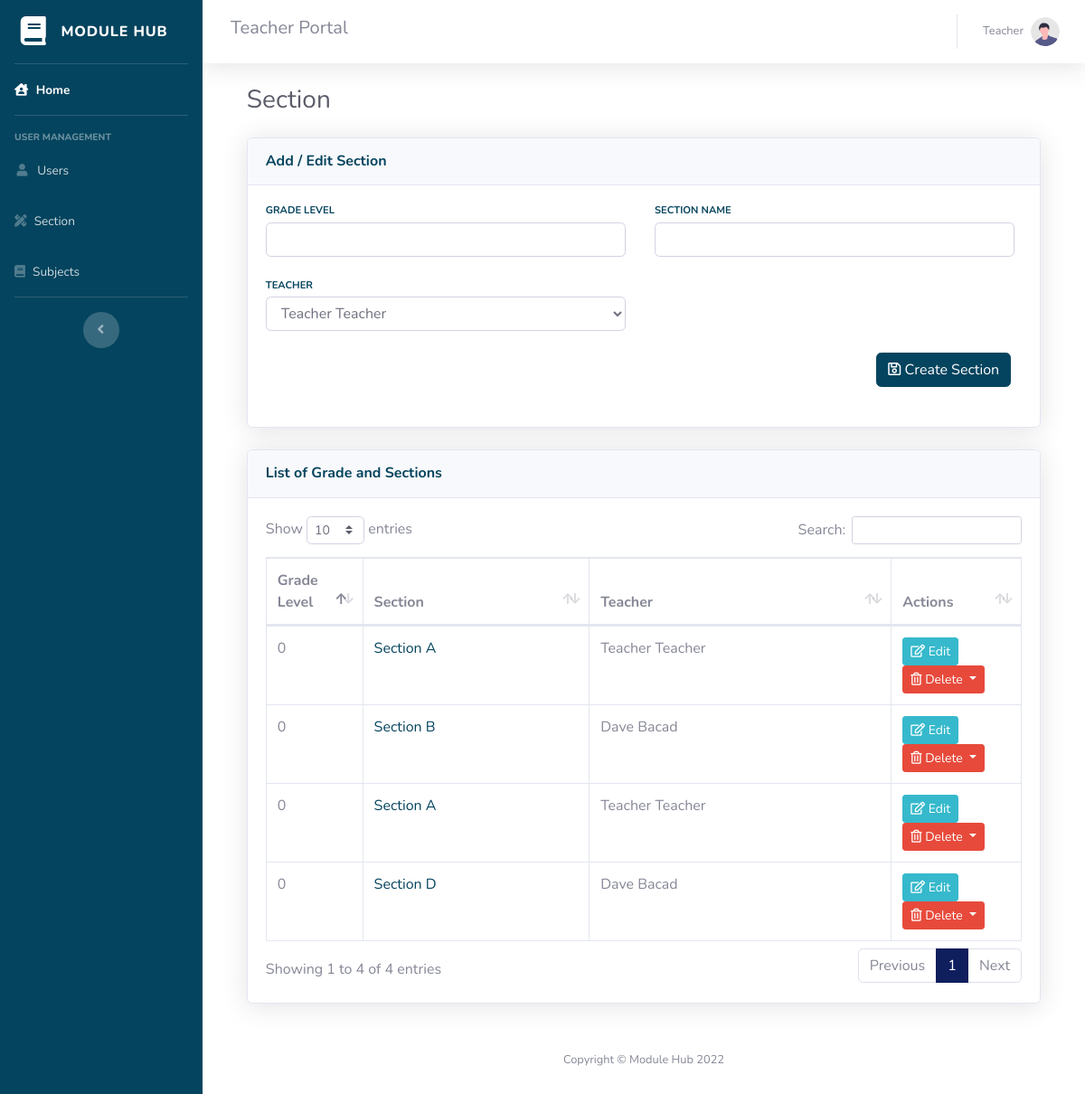
Page /section.php (signed in) on the earlier database version.
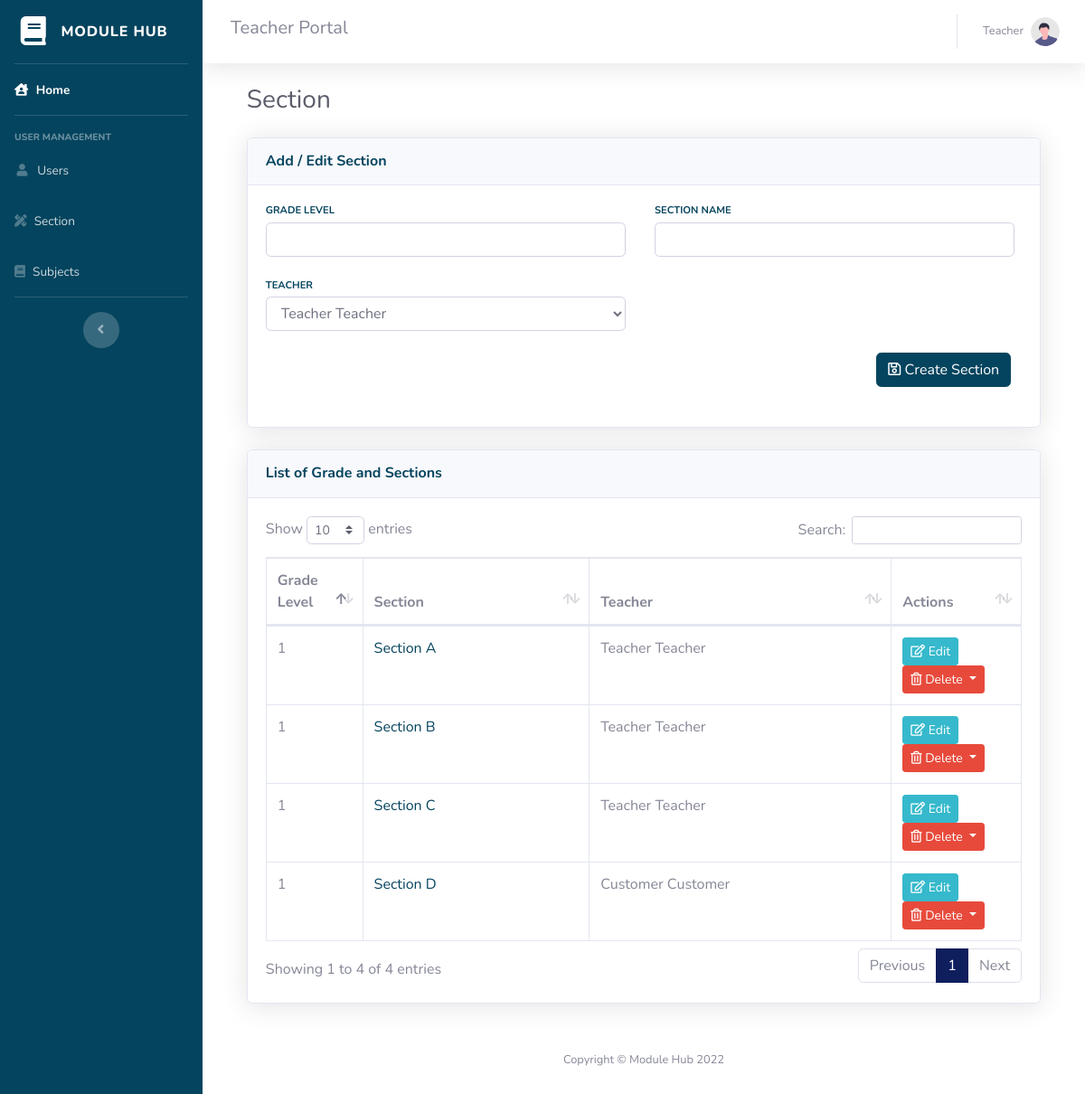
Same page on the later database version.
### tables this page shows
CREATE TABLE `section` (
  `id` int(11) NOT NULL,
  `grade` int(3) NOT NULL,
  `section` varchar(32) NOT NULL,
  `teacher_id` int(12) NOT NULL DEFAULT 0
);

CREATE TABLE `users` (
  `id` int(11) NOT NULL,
  `firstname` varchar(256) DEFAULT NULL,
  `lastname` varchar(256) DEFAULT NULL,
  `email` varchar(256) DEFAULT NULL,
  `phone_number` varchar(12) DEFAULT '09000000000',
  `password` varchar(128) DEFAULT NULL,
  `role` int(12) DEFAULT NULL,
  `validated` tinyint(1) DEFAULT 0
);

### section.php (the view, shortened to what the changed rows need)
<?php
include("head.php");
$sections = mysqli_query($mysqli, "SELECT * FROM section s JOIN users u ON u.id = s.teacher_id");
?>
<head>
    <link href="vendor/datatables/dataTables.bootstrap4.min.css" rel="stylesheet">
</head>
<body id="page-top">
    <div id="wrapper">
        <div id="content-wrapper" class="d-flex flex-column">
            <div id="content">
                <div class="container-fluid">
                    <h1 class="h3 mb-2 text-gray-800">Section</h1>
                    <div class="card shadow mb-4">
                        <div class="card-body">
                            <div class="table-responsive">
                                <table class="table table-bordered" id="dataTable" width="100%" cellspacing="0">
                                    <thead>
                                        <tr>
                                            <th>Grade Level</th>
                                            <th width="30%">Section</th>
                                            <th width="40%">Teacher</th>
                                            <th>Actions</th>
                                        </tr>
                                    </thead>
                                    <tbody>
                                        <?php while ($section = mysqli_fetch_array($sections)) {
                                        ?>
                                            <tr>
                                                <td><?php echo $section["grade"]; ?></td>
                                                <td><a href="class.php?section=<?php echo $section["id"]; ?>"><?php echo $section["section"]; ?></a></td>
                                                <td><?php echo $section["firstname"]." ".$section["lastname"]; ?></td>
                                                <td>
                                                    <a href="section.php?edit=<?php echo $section['id']; ?>" class="btn btn-info btn-sm"><i class="far fa-edit"></i> Edit</a>
                                                    <button class="btn btn-danger btn-secondary dropdown-toggle btn-sm" type="button" id="dropdownMenuButton" data-toggle="dropdown" aria-haspopup="true" aria-expanded="false">
                                                        <i class="far fa-trash-alt"></i> Delete
                                                    </button>
                                                </td>
                                            </tr>
                                        <?php } ?>
                                    </tbody>
                                </table>
                            </div>
                        </div>
                    </div>
                </div>
            </div>
            <?php include("footer.php"); ?>
</body>
</html>

Differences in the rows shown:
changed section "Section A": grade "0" → "1"
changed section "Section B": grade "0" → "1"; teacher.firstname "Dave" → "Teacher"; teacher.lastname "Bacad" → "Teacher"
changed section: grade "0" → "1"; section "Section A" → "Section C"
changed section "Section D": grade "0" → "1"; teacher.firstname "Dave" → "Customer"; teacher.lastname "Bacad" → "Customer"
